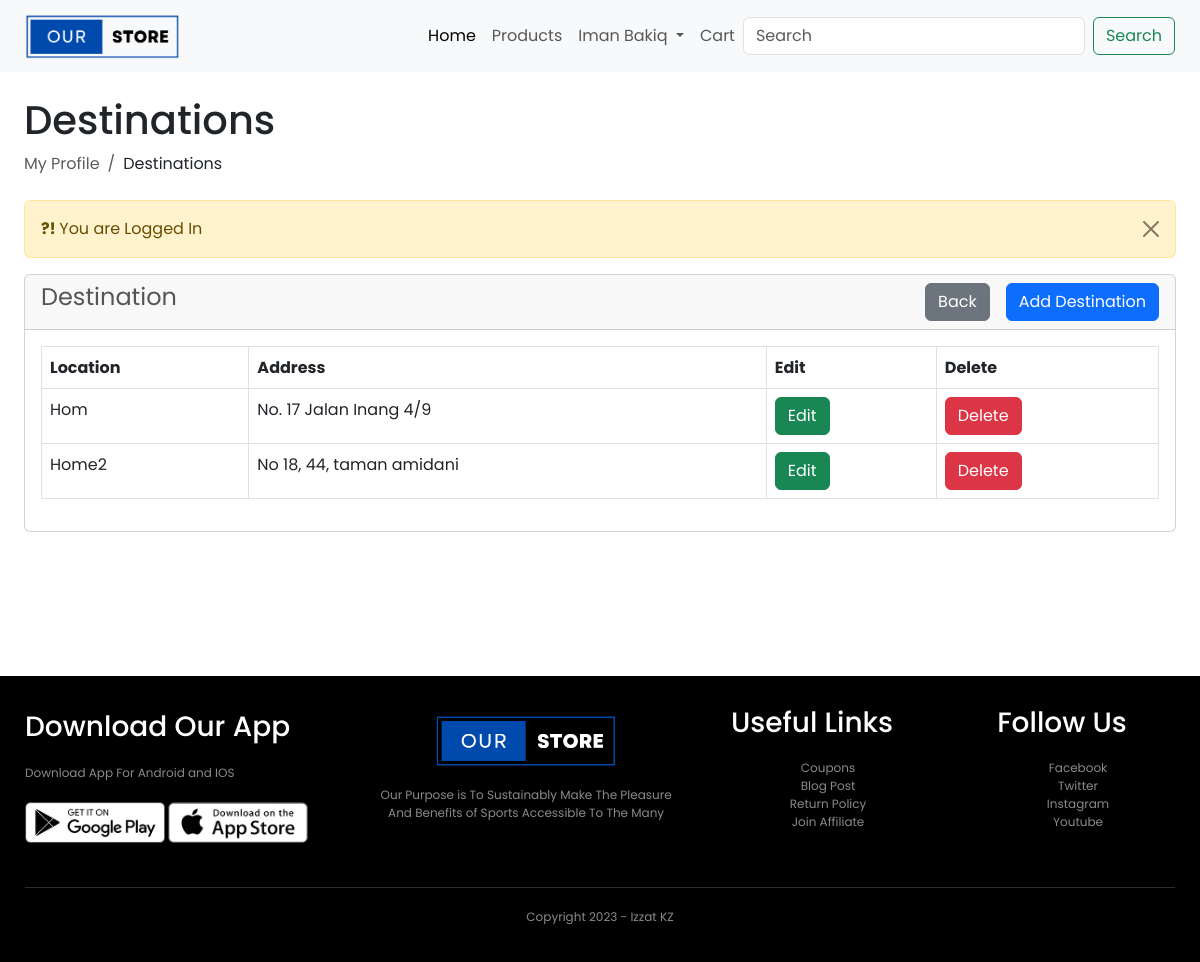
Screenshot of /customer/destinations.php (signed in) with the database file from the repository.
### tables this page shows
CREATE TABLE `destination` (
  `destination_id` int(11) NOT NULL,
  `cust_id` int(11) DEFAULT NULL,
  `location` varchar(191) NOT NULL,
  `address` text NOT NULL
);

### customer/destinations.php (the view, shortened to what this page needs)
<?php
include('includes/header.php');
include('../config/dbcon.php');
$cust_id = $_SESSION['auth_user']['user_id'];
?>
<div class="container-fluid px-4">
    <h1 class="mt-4">Destinations</h1>
    <ol class="breadcrumb mb-4">
        <li class="breadcrumb-item active">My Profile</li>
        <li class="breadcrumb-item">Destinations</li>
    </ol>
    <div class="row">
        <div class="col-md-12 mb-5">
            <?php include('message.php'); ?>
            <div class="card">
                <div class="card-header">
                    <h4>Destination
                    <a href="destination-add.php" class="btn btn-primary float-end">Add Destination</a><a href="profile.php" class="btn btn-secondary float-end mx-3">Back</a>
                    </h4>
                </div>
                <div class="card-body">
                    <table class="table table-bordered">
                        <thead>
                            <tr>
                                <th>Location</th>
                                <th>Address</th>
                                <th>Edit</th>
                                <th>Delete</th>
                            </tr>
                        </thead>
                        <tbody>
                            <?php
                            $query = "SELECT * FROM destination where cust_id=$cust_id";
                            $query_run = mysqli_query($con, $query);
                            if(mysqli_num_rows($query_run) > 0)
                            {
                                foreach($query_run as $row)
                                {
                                    ?>
                                        <tr>
                                            <td><?= $row['location'] ?></td>
                                            <td><?= $row['address'] ?></td>
                                            <td><a href="destination-edit.php?destination_id=<?=$row['destination_id']?>" class="btn btn-success">Edit</a></td>
                                            <td>
                                                <form action="crud.php" method="post">
                                            <button type="submit" name="delete_destination" value="<?=$row['destination_id']?>" class="btn btn-danger">Delete</button></td>
                                        </tr>
                                    <?php
                                }
                            }
                            else
                            {
                             ?>
                                    <tr>
                                        <td coldspan="4">No Record Found</td>
                                    </tr>
                             <?php
                            }
                            ?>
                        </tbody>
                    </table>
                </div>
            </div>
        </div>
    </div>
</div>
<?php
include('includes/footer.php');
?>

### customer/style.css (style rules this page uses)
* { margin: 0; padding: 0; box-sizing: border-box; }
body { font-family: 'Poppins', sans-serif; }
a { text-decoration: none; color: #555; }
.row { display: flex; align-items: center; flex-wrap: wrap; justify-content: flex-start; }
h4 { color: #555; font-weight: normal; }

### rows the page displays
destination: location "Hom", address "No. 17 Jalan Inang 4/9", $row['destination_id'] 10 (drawn)
destination: location "Home2", address "No 18, 44, taman amidani", $row['destination_id'] 11 (drawn)

### other values shown
$_SESSION['auth_user']['user_name'] "Iman Bakiq"
$_SESSION['message'] "You are Logged In"
